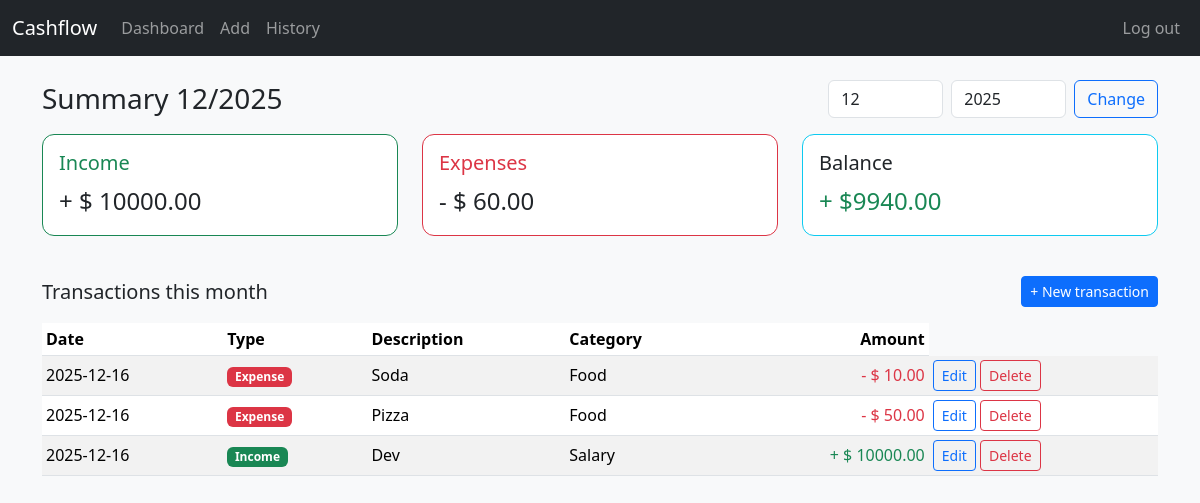
Screenshot of / (signed in) with the database file from the repository.
### tables this page shows
CREATE TABLE transactions (
    id INTEGER PRIMARY KEY AUTOINCREMENT,
    user_id INTEGER NOT NULL,
    category_id INTEGER NOT NULL,
    amount REAL NOT NULL,
    type TEXT NOT NULL CHECK (type IN ('income', 'expense')),
    description TEXT,
    date TEXT NOT NULL,
    created_at TEXT DEFAULT CURRENT_TIMESTAMP,
    FOREIGN KEY (user_id) REFERENCES users(id),
    FOREIGN KEY (category_id) REFERENCES categories(id)
);

CREATE TABLE categories (
    id INTEGER PRIMARY KEY AUTOINCREMENT,
    user_id INTEGER NOT NULL,
    name TEXT NOT NULL,
    UNIQUE (user_id, name),
    FOREIGN KEY (user_id) REFERENCES users(id)
);

### views.py (the view)
@views_bp.route("/")
def index():
    db = get_db()
    user_id = session.get("user_id")
    if not user_id:
        return redirect("/login")
    from datetime import datetime
    today = datetime.today()
    year = int(request.args.get("year") or today.year)
    month = int(request.args.get("month") or today.month)
    rows = db.execute(
    """
    SELECT
        t.id,
        t.amount,
        t.type,
        t.description,
        t.date,
        c.name AS category
    FROM transactions t
    JOIN categories c
      ON t.category_id = c.id
    WHERE t.user_id = ?
      AND strftime('%Y', t.date) = ?
      AND strftime('%m', t.date) = ?
    ORDER BY t.date DESC, t.id DESC
    """,
    (user_id, f"{year:04d}", f"{month:02d}"),
).fetchall()
    total_income = sum(r["amount"] for r in rows if r["type"] == "income")
    total_expense = sum(r["amount"] for r in rows if r["type"] == "expense")
    balance = total_income - total_expense
    return render_template(
        "index.html",
        rows=rows,
        total_income=total_income,
        total_expense=total_expense,
        balance=balance,
        year=year,
        month=month,
    )

### db.py (called while the page is built)
def get_db():
    if "db" not in g:
        conn = sqlite3.connect(DATABASE)
        conn.row_factory = sqlite3.Row
        g.db = conn
    return g.db

### templates/index.html (shortened to what this page needs)
{% extends "layout.html" %}
{% block content %}
<div class="d-flex justify-content-between align-items-center mb-3">
  <h1 class="h3 mb-0">Summary {{ month }}/{{ year }}</h1>
  <form class="d-flex" method="get" action="{{ url_for('views.index') }}">
    <input class="form-control me-2" type="number" name="month" min="1" max="12" placeholder="Month" value="{{ month }}">
    <input class="form-control me-2" type="number" name="year" min="2000" max="2100" placeholder="Year"
      value="{{ year }}">
    <button class="btn btn-outline-primary" type="submit">Change</button>
  </form>
</div>
<div class="row mb-4">
  <div class="col-md-4 mb-3">
    <div class="card border-success">
      <div class="card-body">
        <h5 class="card-title text-success">Income</h5>
        <p class="card-text fs-4">+ $ {{ "%.2f"|format(total_income) }}</p>
      </div>
    </div>
  </div>
  <div class="col-md-4 mb-3">
    <div class="card border-danger">
      <div class="card-body">
        <h5 class="card-title text-danger">Expenses</h5>
        <p class="card-text fs-4">- $ {{ "%.2f"|format(total_expense) }}</p>
      </div>
    </div>
  </div>
  <div class="col-md-4 mb-3">
    <div class="card border-info">
      <div class="card-body">
        <h5 class="card-title">Balance</h5>
        {% set balance_class = "text-success" if balance >= 0 else "text-danger" %}
        <p class="card-text fs-4 {{ balance_class }}">
          {{ "+ $" if balance >= 0 else "- $" }}{{ "%.2f"|format(balance|abs) }}
        </p>
      </div>
    </div>
  </div>
</div>
<div class="d-flex justify-content-between align-items-center mb-2">
  <h2 class="h5 mb-0">Transactions this month</h2>
  <a href="{{ url_for('views.add') }}" class="btn btn-primary btn-sm">+ New transaction</a>
</div>
{% if rows %}
<div class="table-responsive">
  <table class="table table-striped table-sm align-middle mt-2">
    <thead>
      <tr>
        <th>Date</th>
        <th>Type</th>
        <th>Description</th>
        <th>Category</th>
        <th class="text-end">Amount</th>
      </tr>
    </thead>
    <tbody>
      {% for row in rows %}
      <tr>
        <td>{{ row["date"] }}</td>
        <td>
          {% if row["type"] == "income" %}
          <span class="badge bg-success">Income</span>
          {% else %}
          <span class="badge bg-danger">Expense</span>
          {% endif %}
        </td>
        <td>{{ row["description"] or "-" }}</td>
        <td>{{ row["category"] }}</td>
        <td class="text-end">
          {% if row["type"] == "income" %}
          <span class="text-success">+ $ {{ "%.2f"|format(row["amount"]) }}</span>
          {% else %}
          <span class="text-danger">- $ {{ "%.2f"|format(row["amount"]) }}</span>
          {% endif %}
        </td>
        <td>
          <a href="{{ url_for('views.edit_transaction', tx_id=row.id) }}" class="btn btn-sm btn-outline-primary">
            Edit
          </a>
          <form action="{{ url_for('views.delete_transaction', tx_id=row.id) }}" method="post" style="display:inline"
            onsubmit="return confirm('Are you sure you want to delete this transaction?');">
            <button type="submit" class="btn btn-sm btn-outline-danger">
              Delete
            </button>
          </form>
        </td>
      </tr>
      {% endfor %}
    </tbody>
  </table>
</div>
{% else %}
<p class="text-muted mt-3">No transactions registered for this month.</p>
{% endif %}
{% endblock %}

### static/css/styles.css (style rules this page uses)
body { font-family: system-ui, -apple-system, BlinkMacSystemFont, "Segoe UI", sans-serif; }
.card { border-radius: 0.75rem; }

### rows the page displays
transactions: date "2025-12-16", type "Expense", description "Soda", category "Food", amount "10.00"
transactions: date "2025-12-16", type "Expense", description "Pizza", category "Food", amount "50.00"
transactions: date "2025-12-16", type "Income", description "Dev", category "Salary", amount "10000.00"

### other values shown
{{ month }} "12"
{{ year }} "2025"
{{ "%.2f"|format(total_income) }} "10000.00"
{{ "%.2f"|format(total_expense) }} "60.00"
{{ "+ $" if balance >= 0 else "- $" }} "+ $"
{{ "%.2f"|format(balance|abs) }} "9940.00"
